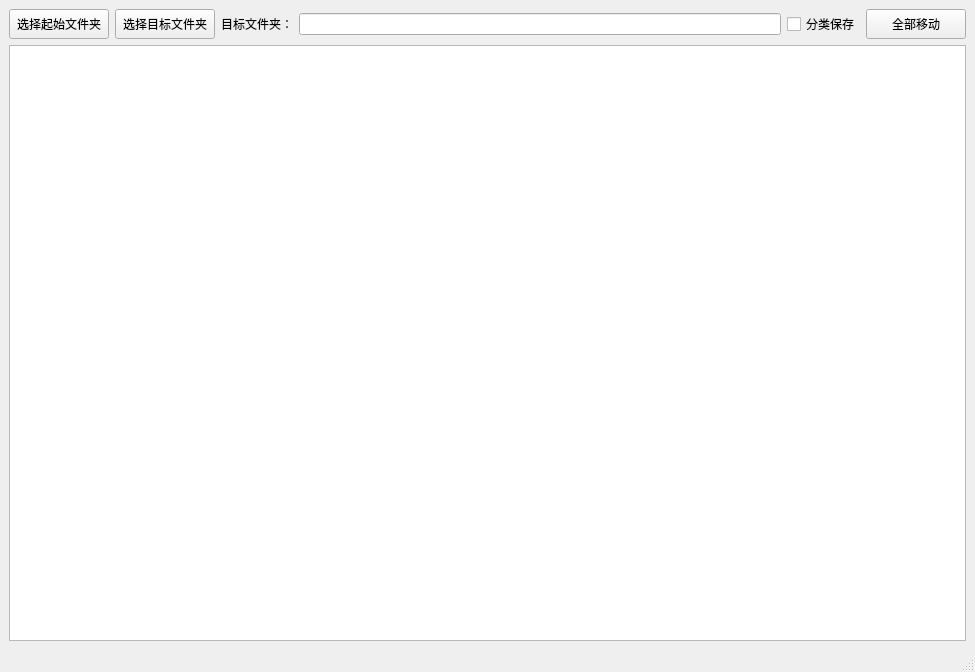
<?xml version="1.0" encoding="UTF-8"?>
<ui version="4.0">
 <class>MainWindow</class>
 <widget class="QMainWindow" name="MainWindow">
  <property name="geometry">
   <rect>
    <x>0</x>
    <y>0</y>
    <width>975</width>
    <height>672</height>
   </rect>
  </property>
  <property name="windowTitle">
   <string>MainWindow</string>
  </property>
  <widget class="QWidget" name="centralwidget">
   <layout class="QGridLayout" name="gridLayout">
    <item row="0" column="3">
     <widget class="QLineEdit" name="lineEdit">
      <property name="readOnly">
       <bool>false</bool>
      </property>
     </widget>
    </item>
    <item row="1" column="0" colspan="6">
     <widget class="QTableView" name="tableView"/>
    </item>
    <item row="0" column="2">
     <widget class="QLabel" name="label">
      <property name="text">
       <string>目标文件夹：</string>
      </property>
     </widget>
    </item>
    <item row="0" column="1">
     <widget class="QPushButton" name="pushButton_2">
      <property name="sizePolicy">
       <sizepolicy hsizetype="Fixed" vsizetype="Fixed">
        <horstretch>0</horstretch>
        <verstretch>0</verstretch>
       </sizepolicy>
      </property>
      <property name="minimumSize">
       <size>
        <width>100</width>
        <height>30</height>
       </size>
      </property>
      <property name="text">
       <string>选择目标文件夹</string>
      </property>
     </widget>
    </item>
    <item row="0" column="5">
     <widget class="QPushButton" name="pushButton_3">
      <property name="sizePolicy">
       <sizepolicy hsizetype="Fixed" vsizetype="Fixed">
        <horstretch>0</horstretch>
        <verstretch>0</verstretch>
       </sizepolicy>
      </property>
      <property name="minimumSize">
       <size>
        <width>100</width>
        <height>30</height>
       </size>
      </property>
      <property name="text">
       <string>全部移动</string>
      </property>
     </widget>
    </item>
    <item row="0" column="0">
     <widget class="QPushButton" name="pushButton">
      <property name="sizePolicy">
       <sizepolicy hsizetype="Fixed" vsizetype="Fixed">
        <horstretch>0</horstretch>
        <verstretch>0</verstretch>
       </sizepolicy>
      </property>
      <property name="minimumSize">
       <size>
        <width>100</width>
        <height>30</height>
       </size>
      </property>
      <property name="text">
       <string>选择起始文件夹</string>
      </property>
     </widget>
    </item>
    <item row="0" column="4">
     <widget class="QCheckBox" name="checkBox">
      <property name="text">
       <string>分类保存</string>
      </property>
     </widget>
    </item>
   </layout>
  </widget>
  <widget class="QMenuBar" name="menubar">
   <property name="geometry">
    <rect>
     <x>0</x>
     <y>0</y>
     <width>975</width>
     <height>23</height>
    </rect>
   </property>
  </widget>
  <widget class="QStatusBar" name="statusbar"/>
 </widget>
 <resources/>
 <connections/>
</ui>
